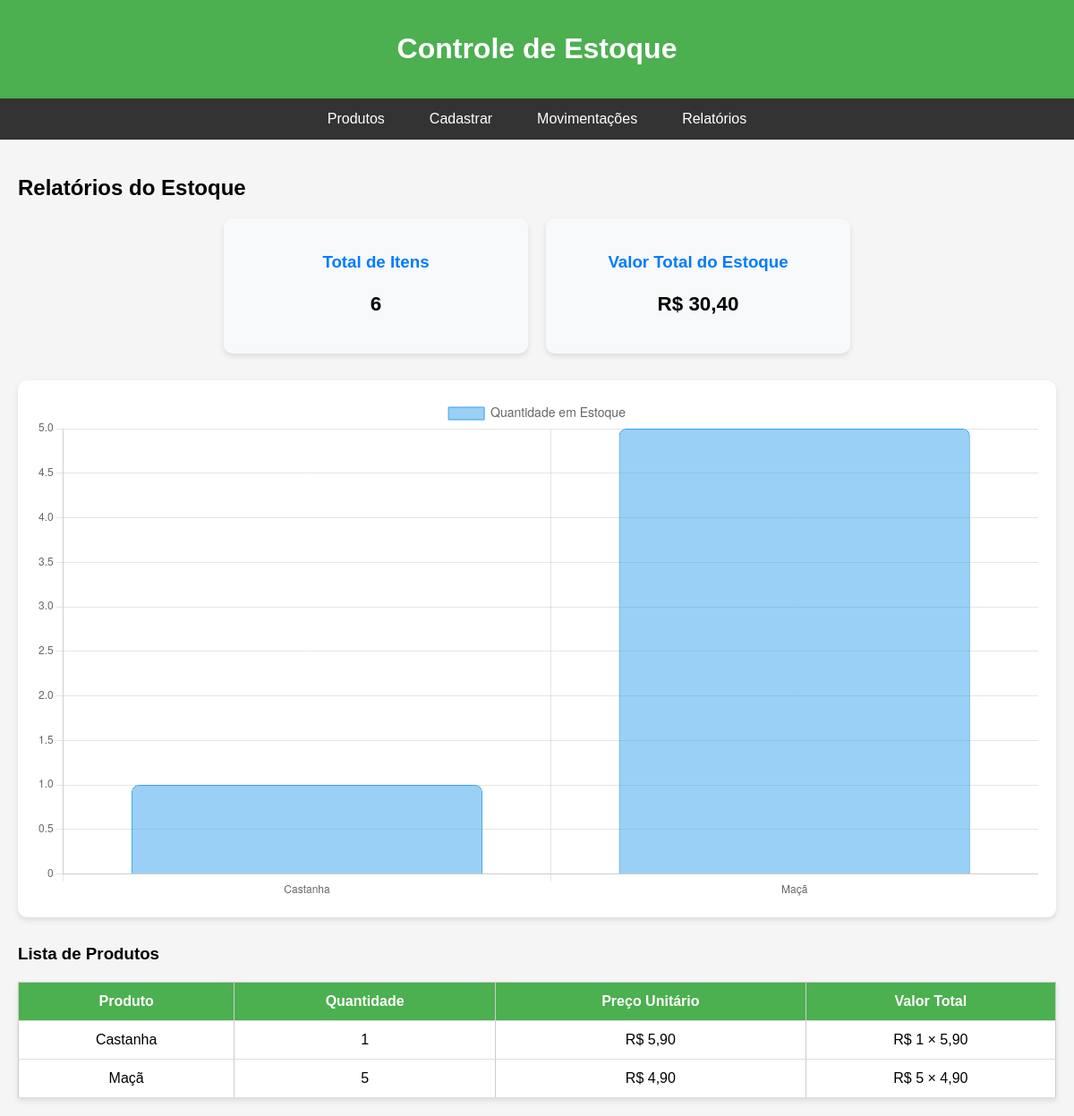
/relatorios/, run on the app's committed database.
### estoque/models.py (models this page shows, shortened)
class Produto(models.Model):
    nome = models.CharField(max_length=100)
    quantidade = models.PositiveIntegerField()
    preco = models.DecimalField(max_digits=10, decimal_places=2)

### estoque/views.py (the view)
# urls.py: path('relatorios/', views.relatorios, name='relatorios'),
def relatorios(request):
    produtos = Produto.objects.all()
    total_itens = produtos.aggregate(Sum('quantidade'))['quantidade__sum'] or 0
    valor_total = sum(p.quantidade * p.preco for p in produtos)
    nomes = [p.nome for p in produtos]
    quantidades = [p.quantidade for p in produtos]
    context = {
        'produtos': produtos,
        'total_itens': total_itens,
        'valor_total': valor_total,
        'nomes': nomes,
        'quantidades': quantidades
    }
    return render(request, 'relatorios.html', context)

### estoque/templates/relatorios.html (shortened to what this page needs)
{% extends 'navbar.html' %}
{% load static %}
{% block extra_css %}
<link rel="stylesheet" href="{% static 'css/relatorios.css' %}">
{% endblock %}
{% block content %}
<div class="relatorios-container">
    <h2>Relatórios do Estoque</h2>
    <div class="resumo-cards">
        <div class="card">
            <h3>Total de Itens</h3>
            <p>{{ total_itens }}</p>
        </div>
        <div class="card">
            <h3>Valor Total do Estoque</h3>
            <p>R$ {{ valor_total|floatformat:2 }}</p>
        </div>
    </div>
    <div class="grafico-container">
        <canvas id="graficoEstoque"></canvas>
    </div>
    <h3 class="titulo-tabela">Lista de Produtos</h3>
    <table class="tabela-produtos">
        <thead>
            <tr>
                <th>Produto</th>
                <th>Quantidade</th>
                <th>Preço Unitário</th>
                <th>Valor Total</th>
            </tr>
        </thead>
        <tbody>
            {% for produto in produtos %}
            <tr>
                <td>{{ produto.nome }}</td>
                <td>{{ produto.quantidade }}</td>
                <td>R$ {{ produto.preco|floatformat:2 }}</td>
                <td>R$ {{ produto.quantidade|floatformat:0|add:"0"|floatformat:0 }} × {{ produto.preco|floatformat:2 }}</td>
            </tr>
            {% empty %}
            <tr>
                <td colspan="4">Nenhum produto cadastrado.</td>
            </tr>
            {% endfor %}
        </tbody>
    </table>
</div>
<script>
    const ctx = document.getElementById('graficoEstoque').getContext('2d');
    const grafico = new Chart(ctx, {
        type: 'bar',
        data: {
            labels: {{ nomes|safe }},
            datasets: [{
                label: 'Quantidade em Estoque',
                data: {{ quantidades|safe }},
                backgroundColor: 'rgba(54, 162, 235, 0.5)',
                borderColor: 'rgba(54, 162, 235, 1)',
                borderWidth: 1,
                borderRadius: 8
            }]
        },
        options: {
            responsive: true,
            plugins: {
                legend: {
                    labels: { font: { size: 14 } }
                }
            },
            scales: {
                y: { beginAtZero: true }
            }
        }
    });
</script>
{% endblock %}

### estoque/static/css/navbar.css (style rules this page uses)
body { font-family: Arial, sans-serif; background-color: #f5f5f5; margin: 0; padding: 0; }
table { width: 100%; border-collapse: collapse; margin-top: 20px; }
table, th, td { border: 1px solid #ccc; }
th, td { padding: 10px; text-align: left; }

### estoque/static/css/relatorios.css (style rules this page uses)
.relatorios-container { margin: auto; }
.resumo-cards { display: flex; gap: 20px; justify-content: center; margin-bottom: 30px; }
.card { background: #f8f9fa; padding: 20px; border-radius: 10px; box-shadow: 0 3px 6px rgba(0,0,0,0.1); text-align: center; flex: 1; max-width: 300px; }
.card h3 { margin-bottom: 10px; color: #007bff; }
.card p { font-size: 1.4em; font-weight: bold; }
.grafico-container { background: white; padding: 20px; border-radius: 10px; box-shadow: 0 3px 6px rgba(0,0,0,0.1); margin-bottom: 30px; }
.titulo-tabela { margin-top: 20px; margin-bottom: 10px; }
.tabela-produtos { width: 100%; border-collapse: collapse; background: white; box-shadow: 0 3px 6px rgba(0,0,0,0.1); }
.tabela-produtos th, .tabela-produtos td { padding: 12px; text-align: center; border-bottom: 1px solid #ddd; }
.tabela-produtos th { background: #4CAF50; color: white; }

### data on the page
Produto: nome "Castanha", quantidade "1", preco "5,90", quantidade|add "1"
Produto: nome "Maçã", quantidade "5", preco "4,90", quantidade|add "5"

### other printed values
{{ total_itens }} "6"
{{ valor_total|floatformat:2 }} "30,40"
chart data {{ nomes|safe }} ['Castanha', 'Maçã']
chart data {{ quantidades|safe }} [1, 5]
